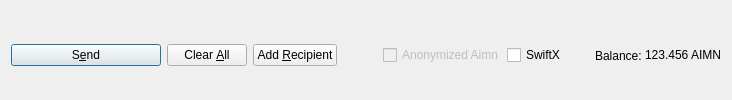
         <widget class="QFrame" name="frame_Send">
          <layout class="QHBoxLayout" name="horizontalLayout">
           <property name="bottomMargin">
            <number>0</number>
           </property>
           <item>
            <widget class="QPushButton" name="sendButton">
             <property name="minimumSize">
              <size>
               <width>150</width>
               <height>0</height>
              </size>
             </property>
             <property name="toolTip">
              <string>Confirm the send action</string>
             </property>
             <property name="text">
              <string>S&amp;end</string>
             </property>
             <property name="autoDefault">
              <bool>false</bool>
             </property>
             <property name="default">
              <bool>true</bool>
             </property>
            </widget>
           </item>
           <item>
            <widget class="QPushButton" name="clearButton">
             <property name="sizePolicy">
              <sizepolicy hsizetype="Minimum" vsizetype="Fixed">
               <horstretch>0</horstretch>
               <verstretch>0</verstretch>
              </sizepolicy>
             </property>
             <property name="toolTip">
              <string>Clear all fields of the form.</string>
             </property>
             <property name="text">
              <string>Clear &amp;All</string>
             </property>
             <property name="autoDefault">
              <bool>false</bool>
             </property>
            </widget>
           </item>
           <item>
            <widget class="QPushButton" name="addButton">
             <property name="toolTip">
              <string>Send to multiple recipients at once</string>
             </property>
             <property name="text">
              <string>Add &amp;Recipient</string>
             </property>
             <property name="autoDefault">
              <bool>false</bool>
             </property>
            </widget>
           </item>
           <item>
            <spacer name="horizontalSpacer">
             <property name="orientation">
              <enum>Qt::Horizontal</enum>
             </property>
             <property name="sizeHint" stdset="0">
              <size>
               <width>40</width>
               <height>20</height>
              </size>
             </property>
            </spacer>
           </item>
           <item>
            <layout class="QHBoxLayout" name="horizontalLayout_2">
             <property name="spacing">
              <number>3</number>
             </property>
             <item>
              <widget class="QCheckBox" name="checkzAIMN">
               <property name="enabled">
                <bool>false</bool>
               </property>
               <property name="text">
                <string>Anonymized Aimn</string>
               </property>
              </widget>
             </item>
             <item>
              <widget class="QCheckBox" name="checkSwiftTX">
               <property name="enabled">
                <bool>true</bool>
               </property>
               <property name="minimumSize">
                <size>
                 <width>85</width>
                 <height>0</height>
                </size>
               </property>
               <property name="text">
                <string>SwiftX</string>
               </property>
              </widget>
             </item>
             <item>
              <widget class="QLabel" name="labelForBalance">
               <property name="text">
                <string>Balance:</string>
               </property>
              </widget>
             </item>
             <item>
              <widget class="QLabel" name="labelBalance">
               <property name="sizePolicy">
                <sizepolicy hsizetype="Preferred" vsizetype="Fixed">
                 <horstretch>0</horstretch>
                 <verstretch>0</verstretch>
                </sizepolicy>
               </property>
               <property name="cursor">
                <cursorShape>IBeamCursor</cursorShape>
               </property>
               <property name="text">
                <string notr="true">123.456 AIMN</string>
               </property>
               <property name="textInteractionFlags">
                <set>Qt::LinksAccessibleByMouse|Qt::TextSelectableByKeyboard|Qt::TextSelectableByMouse</set>
               </property>
              </widget>
             </item>
            </layout>
           </item>
          </layout>
         </widget>
